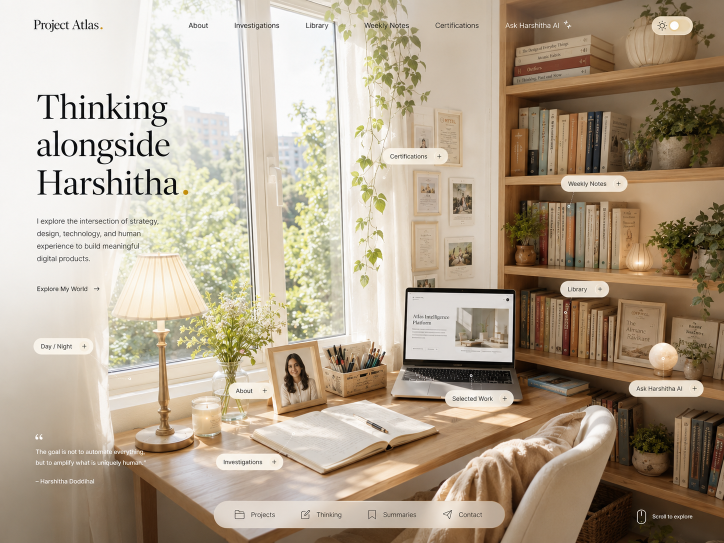
#> input picture inspo/ChatGPT Image Jul 6, 2026 at 01_10_50 PM.png, 1448 x 1086 px, given in place of workspace-day-portrait.png, which was not available (shown at 1/2 size)
$ python composite-scenes.py
#> lines starting #> are read from the running program, lines starting #| are printed output that depends on the picture; after the words box and inside, x2 and y2 are one past the last pixel; in counts of white or black regions, pixels touching at a corner belong together; pictures that were not available may be replaced by others from this repository, and a replacement may not be noted
"""Composite Atlas laptop mock + real portrait into workspace scene images."""
import numpy as np
from PIL import Image, ImageDraw, ImageFont, ImageEnhance, ImageFilter

DAY_SRC = "/Users/hdev/.cursor/projects/Users-hdev-Dev-project-atlas/assets/workspace-day-portrait.png"
NIGHT_SRC = "/Users/hdev/.cursor/projects/Users-hdev-Dev-project-atlas/assets/workspace-night-warm.png"
PORTRAIT = "/Users/hdev/Dev/project-atlas/assets/Portrait.jpeg"
OUT_DIR = "/Users/hdev/Dev/project-atlas/website/public/images"

GEORGIA = "/System/Library/Fonts/Supplemental/Georgia.ttf"
GEORGIA_I = "/System/Library/Fonts/Supplemental/Georgia Italic.ttf"
HELV = "/System/Library/Fonts/Helvetica.ttc"


def find_coeffs(dst, src):
    matrix = []
    for (x, y), (X, Y) in zip(dst, src):
        matrix.append([X, Y, 1, 0, 0, 0, -x * X, -x * Y])
        matrix.append([0, 0, 0, X, Y, 1, -y * X, -y * Y])
    A = np.array(matrix, dtype=np.float64)
    B = np.array([c for p in dst for c in p], dtype=np.float64)
    return np.linalg.solve(A, B).tolist()


def paste_quad(base, art, quad):
    w, h = base.size
    src = [(0, 0), (art.width, 0), (art.width, art.height), (0, art.height)]
    coeffs = find_coeffs(src, quad)
    warped = art.convert("RGBA").transform((w, h), Image.PERSPECTIVE, coeffs, Image.BICUBIC)
    mask = Image.new("L", (art.width, art.height), 255).transform(
        (w, h), Image.PERSPECTIVE, coeffs, Image.BICUBIC
    )
    base.paste(warped, (0, 0), mask)
    return base


def render_screen(night=False):
    W, H = 960, 720
    bg = (252, 246, 233) if night else (250, 247, 240)
    im = Image.new("RGB", (W, H), bg)
    d = ImageDraw.Draw(im)

    f_title = ImageFont.truetype(GEORGIA, 64)
    f_nav = ImageFont.truetype(HELV, 24)
    f_body = ImageFont.truetype(HELV, 26)
    f_small = ImageFont.truetype(GEORGIA_I, 30)

    d.text((56, 44), "Atlas", font=ImageFont.truetype(GEORGIA, 40), fill=(38, 32, 25))
    for i, item in enumerate(["Work", "Notes", "About"]):
        d.text((640 + i * 96, 52), item, font=f_nav, fill=(110, 98, 82))

    d.text((56, 170), "Atlas Intelligence", font=f_title, fill=(38, 32, 25))
    d.text((56, 248), "Platform", font=f_title, fill=(38, 32, 25))
    d.text((56, 356), "Strategy, design and AI woven", font=f_small, fill=(120, 105, 85))
    d.text((56, 396), "into one thinking space.", font=f_small, fill=(120, 105, 85))

    d.rounded_rectangle((56, 470, 236, 526), 28, fill=(212, 164, 90))
    d.text((88, 484), "Explore", font=f_body, fill=(255, 253, 246))
    d.rounded_rectangle((256, 470, 420, 526), 28, outline=(180, 165, 140), width=2)
    d.text((288, 484), "Ask AI", font=f_body, fill=(110, 98, 82))

    day = Image.open(DAY_SRC).convert("RGB")
    card = day.crop((80, 260, 720, 900)).resize((360, 360), Image.LANCZOS)
    mask = Image.new("L", (360, 360), 0)
    ImageDraw.Draw(mask).rounded_rectangle((0, 0, 360, 360), 24, fill=255)
    im.paste(card, (544, 150), mask)

    for i, w_ in enumerate([300, 380, 250]):
        d.rounded_rectangle((56, 580 + i * 34, 56 + w_, 594 + i * 34), 7, fill=(226, 216, 198))

    if night:
        warm = Image.new("RGB", (W, H), (255, 214, 150))
        im = Image.blend(im, warm, 0.12)
        im = ImageEnhance.Brightness(im).enhance(1.04)
    return im


def add_screen_glow(base, quad, strength=95):
    w, h = base.size
    glow = Image.new("RGBA", (w, h), (0, 0, 0, 0))
    ImageDraw.Draw(glow).polygon(quad, fill=(255, 230, 180, strength))
    glow = glow.filter(ImageFilter.GaussianBlur(34))
    return Image.alpha_composite(base.convert("RGBA"), glow).convert("RGB")


# Day: portrait already composited; add Atlas screen only
day = Image.open(DAY_SRC).convert("RGB")
#> day is the input picture: PIL image 1448x1086 RGB; mean R, G, B 179.2, 164.1, 144
day_quad = [(798, 497), (1051, 497), (1025, 634), (798, 634)]
day = paste_quad(day, render_screen(night=False), day_quad)
#> in render_screen, `mask = Image.new("L", (360, 360), 0)`: mask: PIL image 360x360 L; every value is 0
#> in render_screen, `ImageDraw.Draw(mask).rounded_rectangle((0, 0, 360, 360), 24, fill=255)`:
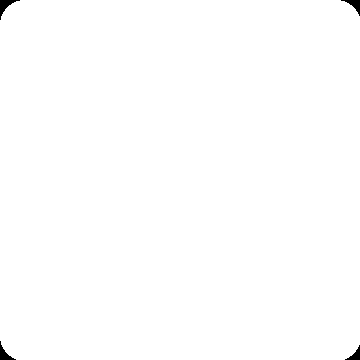
#> mask: PIL image 360x360 L; 99.7% white; 4 black regions, box (x1, y1, x2, y2) and area: (0, 0, 20, 20) 131, (341, 0, 360, 16) 111, (0, 341, 16, 360) 111, (345, 345, 360, 360) 92
#> in paste_quad, `w, h = base.size`: w = 1448; h = 1086
#> in paste_quad, `mask = Image.new("L", (art.width, art.height), 255).transform( (w, h),..`: mask: PIL image 1448x1086 L; 2.1% white; 1 white region, box (x1, y1, x2, y2) and area: (798, 497, 1051, 634) 32880
day.save(f"{OUT_DIR}/workspace-day.png")
print("day saved")

# Night: real portrait + glowing Atlas screen
night = Image.open(NIGHT_SRC).convert("RGB")
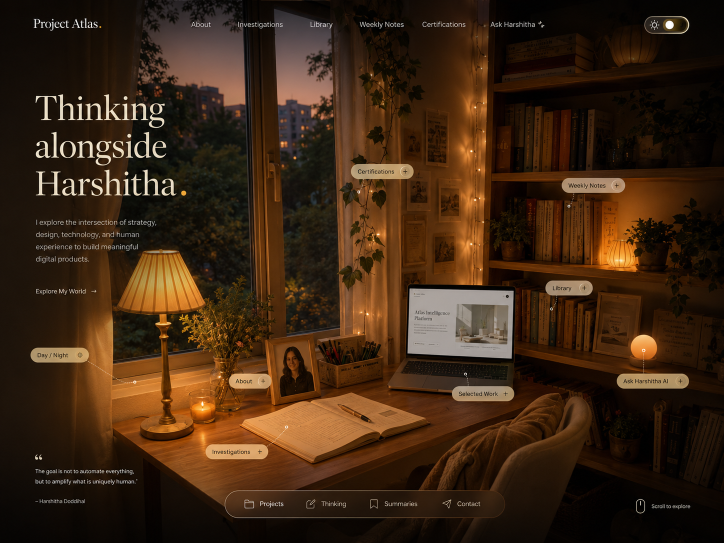
#> input picture inspo/ChatGPT Image Jul 6, 2026 at 01_10_54 PM.png, 1448 x 1086 px, given in place of workspace-night-warm.png, which was not available (shown at 1/2 size)
#> night is the input picture: PIL image 1448x1086 RGB; mean R, G, B 61.3, 38.5, 19.3

p = Image.open(PORTRAIT).convert("RGB")
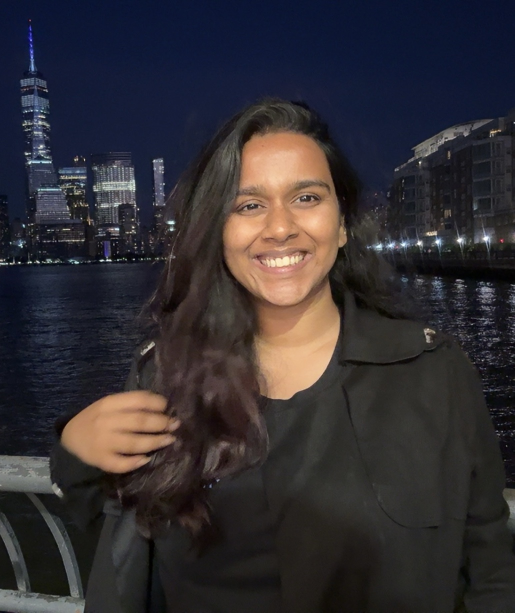
#> input picture assets/Portrait.jpeg, 1029 x 1226 px, found by its file name (shown at 1/2 size)
#> p is the input picture: PIL image 1029x1226 RGB; mean R, G, B 50.3, 46.4, 50.6
pw, ph = p.size
#> pw = 1029; ph = 1226
target_ratio = 100 / 126
crop_w, crop_h = pw, int(pw / target_ratio)
#> crop_w = 1029; crop_h = 1296
if crop_h > ph:
    crop_h, crop_w = ph, int(ph * target_ratio)
#> crop_h = 1226; crop_w = 973
p = p.crop(((pw - crop_w) // 2, 0, (pw + crop_w) // 2, crop_h))
#> p: PIL image 973x1226 RGB
p = p.resize((320, 400), Image.LANCZOS)
#> p: PIL image 320x400 RGB
p = ImageEnhance.Brightness(p).enhance(0.58)
p = ImageEnhance.Color(p).enhance(0.72)
p = Image.blend(p, Image.new("RGB", p.size, (255, 176, 96)), 0.24)
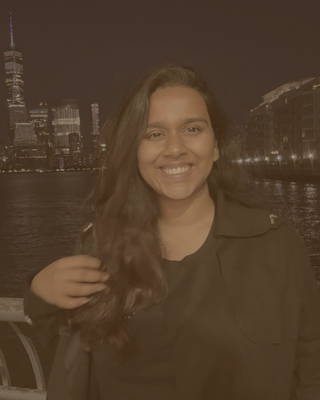
#> p: PIL image 320x400 RGB; mean R, G, B 82.4, 62.3, 44.1

frame_quad = [(523, 608), (618, 600), (630, 728), (512, 738)]
night = paste_quad(night, p, frame_quad)
#> in paste_quad (call 2), `mask = Image.new("L", (art.width, art.height), 255).transform( (w, h),..`: mask: PIL image 1448x1086 L; 0.87% white; 1 white region, box (x1, y1, x2, y2) and area: (512, 600, 630, 738) 13744

night_quad = [(837, 537), (974, 537), (1029, 672), (870, 672)]
night = paste_quad(night, render_screen(night=True), night_quad)
#> call 2 of render_screen, with night = True
#> in render_screen (call 2), `warm = Image.new("RGB", (W, H), (255, 214, 150))`:
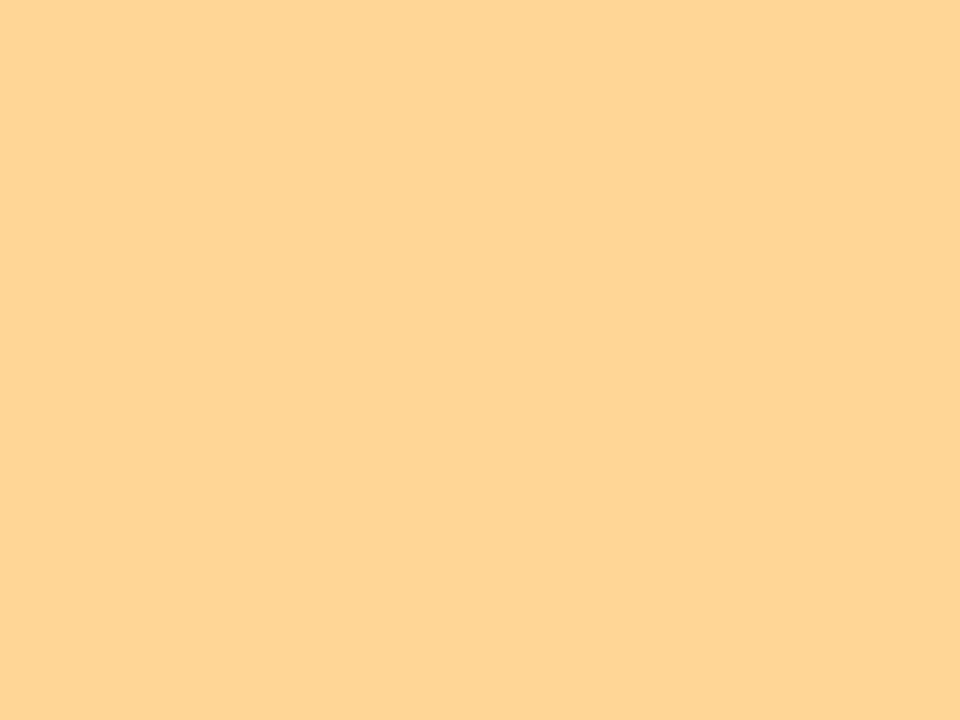
#> warm: PIL image 960x720 RGB; mean R, G, B 255, 214, 150
#> in render_screen (call 2), `im = Image.blend(im, warm, 0.12)`:
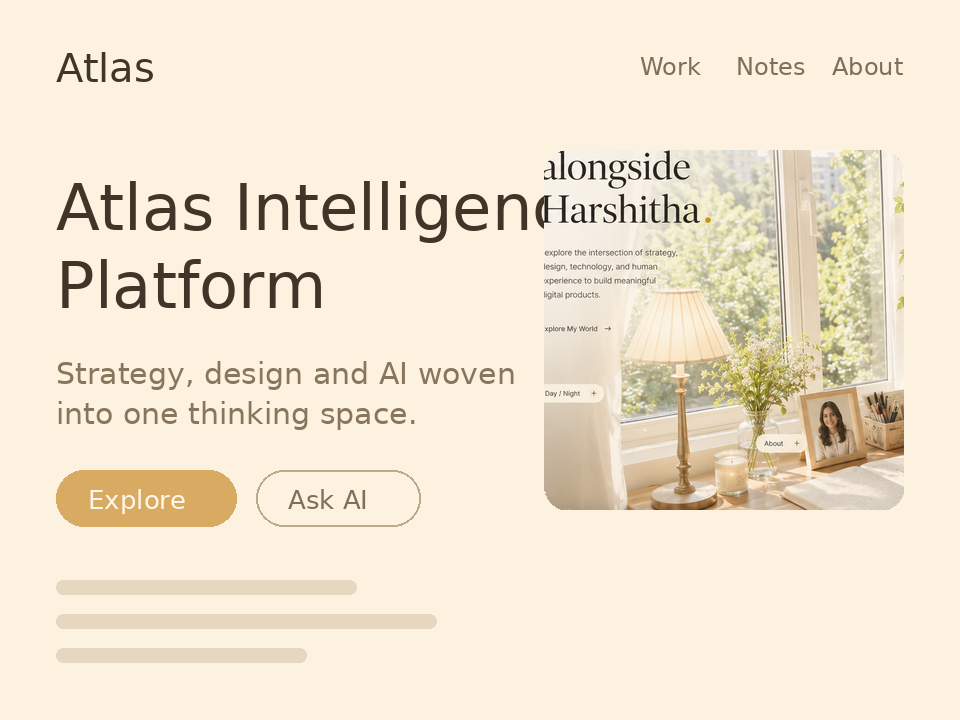
#> im: PIL image 960x720 RGB; mean R, G, B 239.9, 228.9, 207.7
#> in paste_quad (call 3), `coeffs = find_coeffs(src, quad)`: coeffs = [19.4, -4.74, -13690, -5.3e-15, 17.14, -9201.6, -1.43e-17, 0.00329]
#> in paste_quad (call 3), `mask = Image.new("L", (art.width, art.height), 255).transform( (w, h),..`:
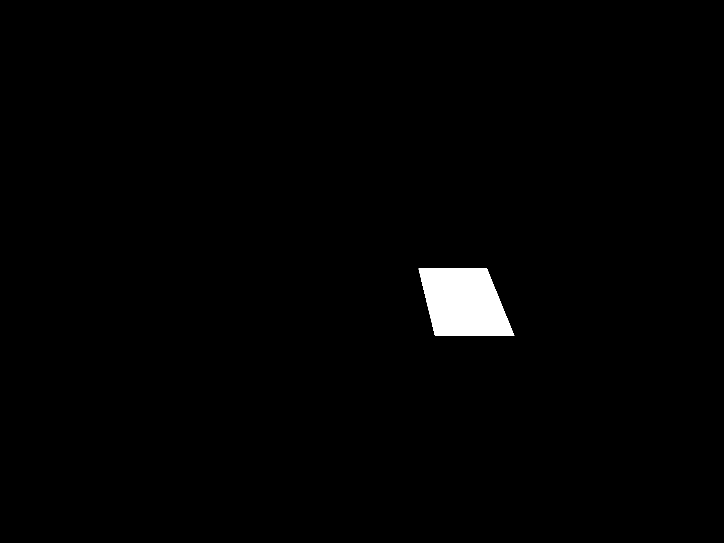
#> mask: PIL image 1448x1086 L (shown at 1/2 size); 1.3% white; 1 white region, box (x1, y1, x2, y2) and area: (837, 537, 1029, 672) 19981
night = add_screen_glow(night, night_quad)
#> in add_screen_glow, `glow = Image.new("RGBA", (w, h), (0, 0, 0, 0))`: glow: PIL image 1448x1086 RGBA; every value is 0
night.save(f"{OUT_DIR}/workspace-night.png")
print("night saved")
